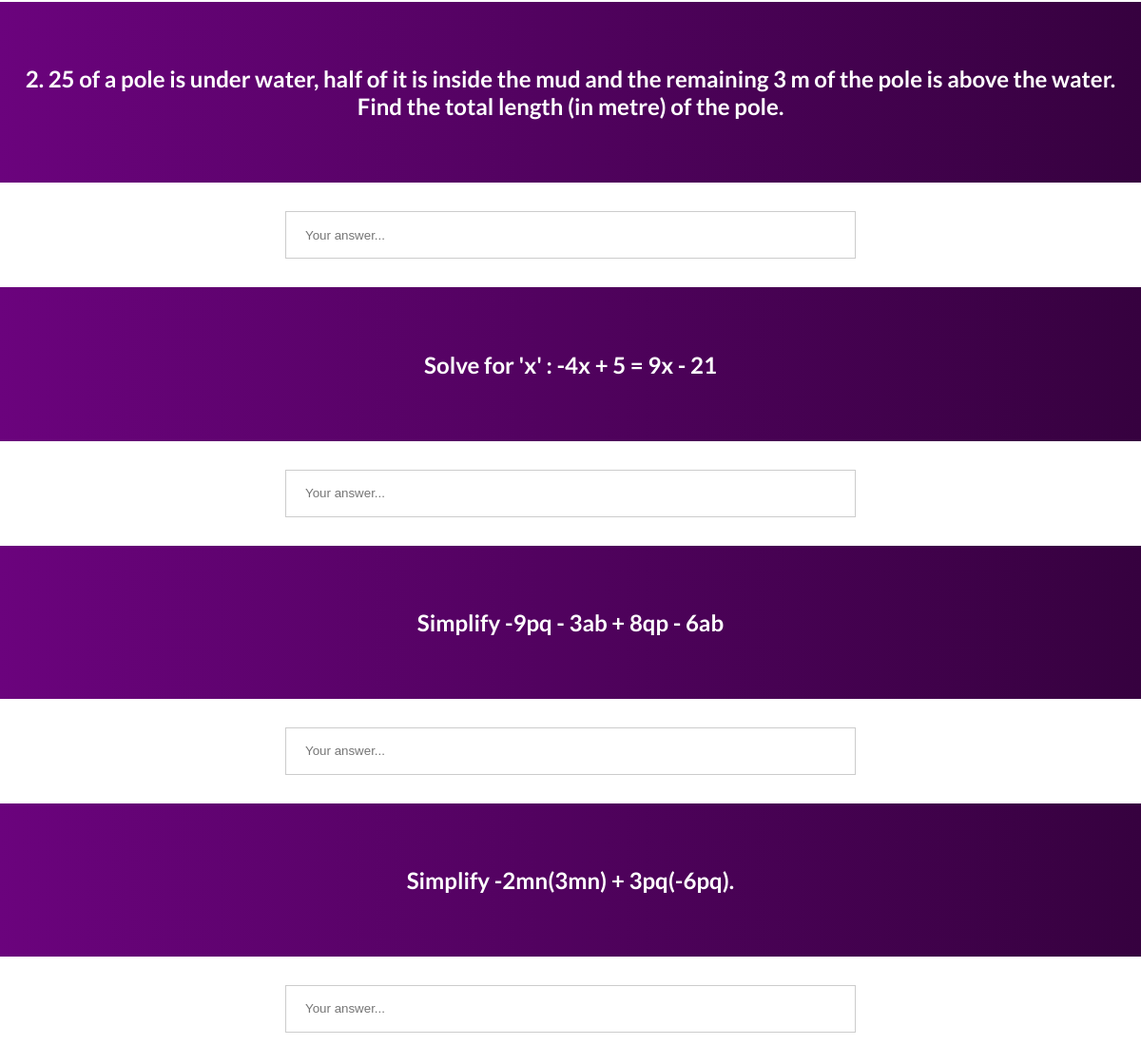
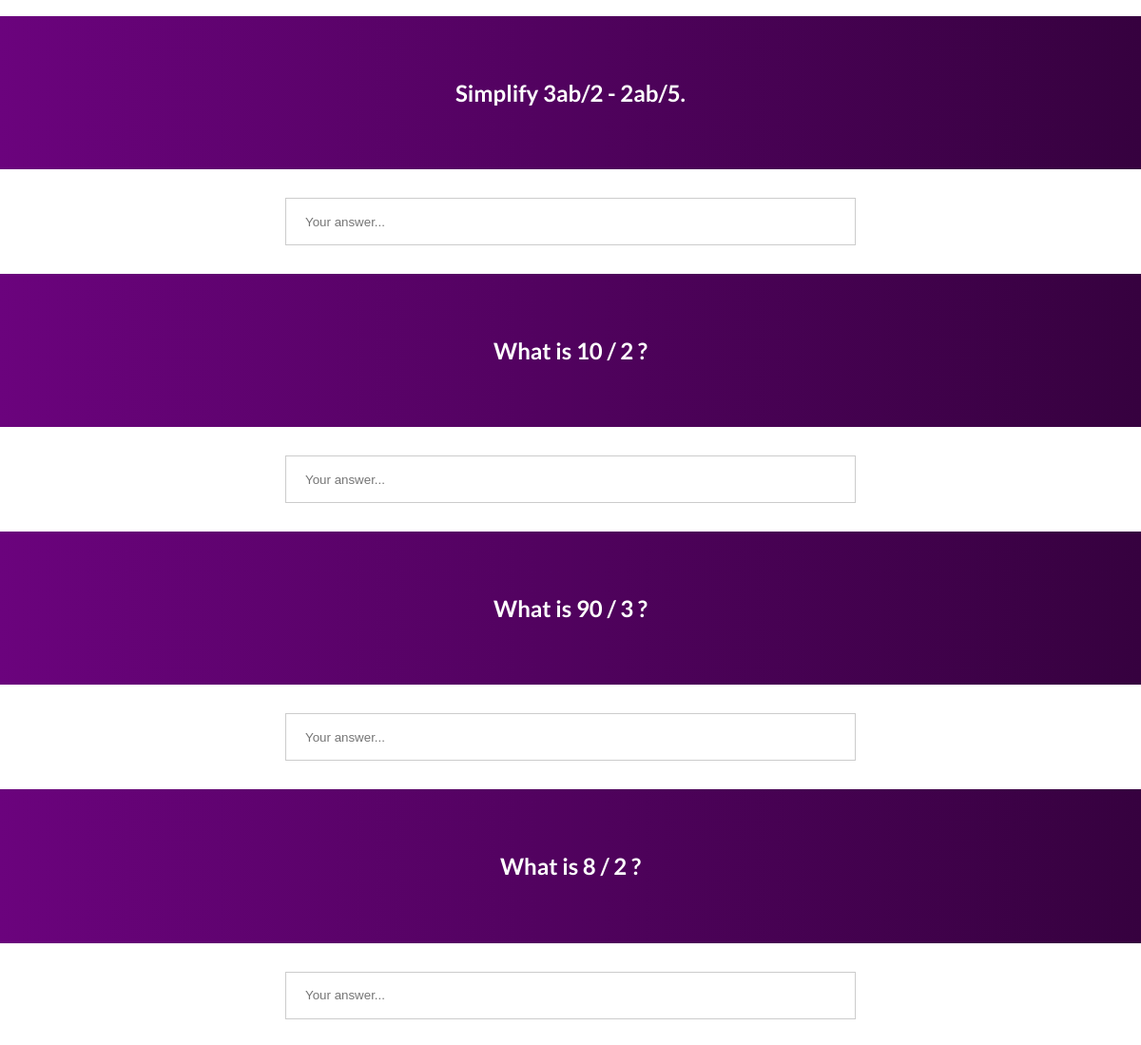
The app's page /evaluation/math (middle part), older data (2 pictures, top to bottom).
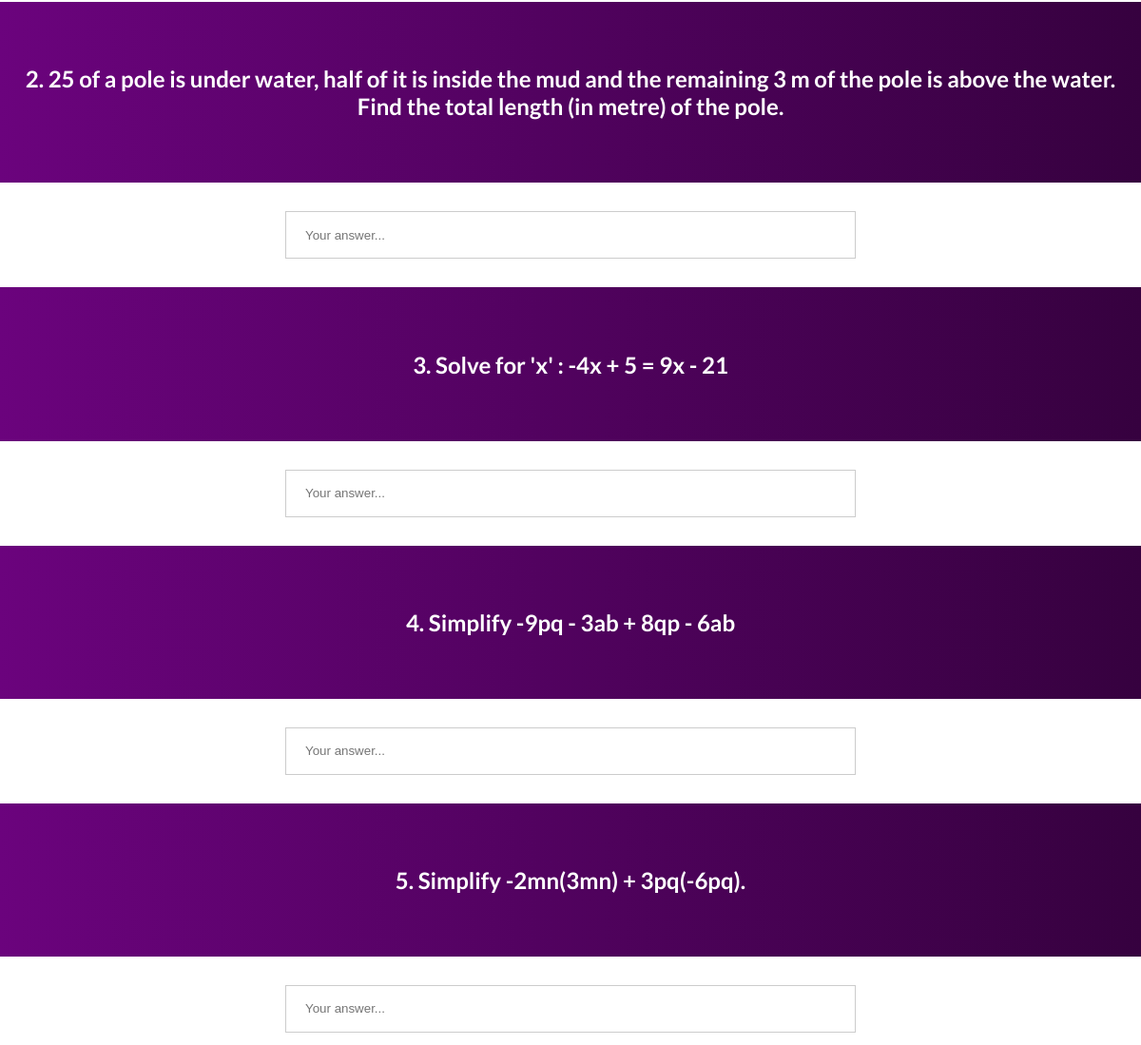
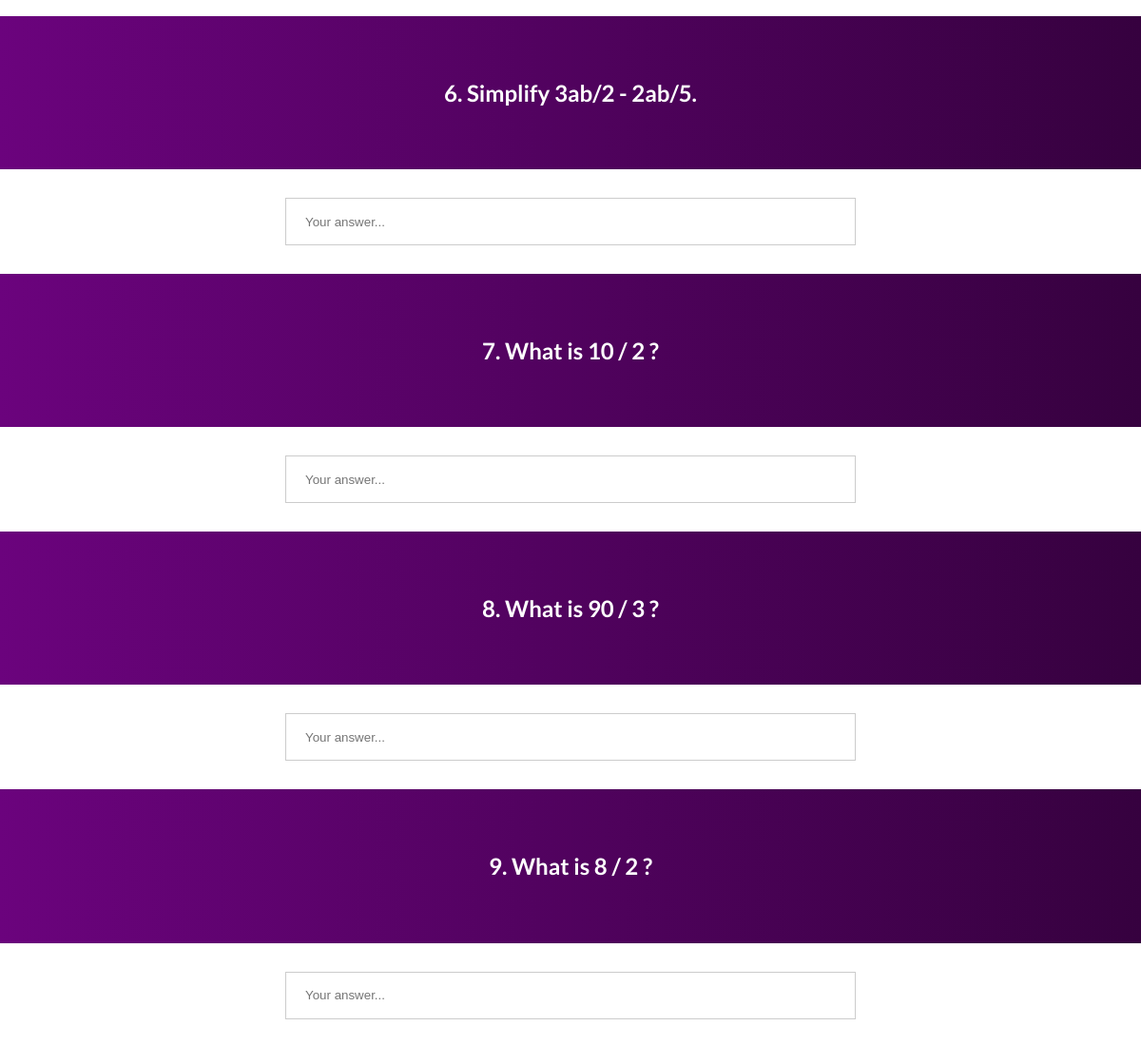
The same page, newer data (2 pictures, top to bottom).
### tutor/models.py (models this page shows, shortened)
class Quiz(models.Model):
    subjectName = models.CharField(max_length=100)
    topicName = models.CharField(max_length=100)
    questionNumber = models.CharField(max_length=100,default="0")
    question = models.TextField()
    questionImage = models.ImageField(null=True,blank=True,upload_to='quiz/')
    nameTag = models.CharField(max_length=100,default=0)
    correctAnswer = models.CharField(max_length=1000)

### tutor/views.py (the view, shortened to what this page needs)
# urls.py: path('evaluation/math',mathQuizView.as_view(),name='mathQ'),
class mathQuizView(CreateView):
    template_name = "test.html"
    model = mathQuizResult
    fields = ['studentName','q1','q2','q3','q4','q5','q6','q7','q8','q9','q10']
    extra_context = {'quizQuestions':Quiz.objects.filter(subjectName="Mathematics")}
    success_url = 'mathresult'

### templates/test.html (shortened to what this page needs)
<!DOCTYPE html>
{% extends 'base.html' %}
{% load static %}
    {% block extrahead %}
    <link rel="stylesheet" href="{% static 'css/test.css' %}">
    {% endblock %}
    {% block content %}
    <div class="main-body">
        <form action="" method="post" enctype="multipart/form-data" autocomplete="off">
            {% for i in quizQuestions %}
            <div class="questions">
                <div class="header">
                    <h1>{{ i.question }}</h1>
                </div>
                <div class="options">
                    <input type="text" name="{{ i.nameTag }}" id="{{ i.nameTag }}" placeholder="Your answer...">
                </div>
            </div>
            {% endfor %}
        </form>
    </div>
    {% endblock content %}

### templates/base.html (shortened to what this page needs)
<!DOCTYPE html>
{% load static %}
<html lang="en">
<head>
    <link rel="stylesheet" href="{% static 'css/base.css' %}">
    {% block extrahead %}{% endblock %}
</head>
<body>
    {% block content %}
    {% endblock content %}
</body>
</html>

### static/css/base.css (style rules this page uses)
:root { --font: 'Lato', sans-serif; }
body { margin: 0; font-family: var(--font); }
.header { width: 100%; margin: 0; color: white; background: rgb(107, 3, 125); background: linear-gradient(90deg, rgba(107, 3, 125, 1) 0%, rgba(54, 1, 63, 1) 100%); padding: 50px 0; text-align: center; font-weight: 900; }
input[type=text], input[type=password], input[type=number], input[type=email], select { width: 100%; padding: 12px 20px; display: inline-block; border: 1px solid #ccc; box-sizing: border-box; }
.model3 .model-content label, input[type=text], input[type=number], input[type=email], input[type=password], textarea { margin: 5px 5px 10px 0px; }
@media screen and (min-width: 1024px) { .header h1 { font-size: 3.5rem; } }

### static/css/test.css (style rules this page uses)
.main-body { margin-bottom: 20px; }
.questions { display: flex; flex-direction: column; }
.options { width: 100%; display: flex; justify-content: center; }
input[type=text] { width: 50%; height: 50px; margin: 30px; padding: 0 20px; }
.header h1 { padding: 0 20px; }
@media screen and (min-width: 1024px) { .header h1 { font-size: 1.5rem !important; } }

Row changes from the older to the newer data that the page shows:
changed Quiz: question "Solve for 'x' : -4x + 5 = 9x - 21" → "3. Solve for 'x' : -4x + 5 = 9x - 21"
changed Quiz: question "Simplify -9pq - 3ab + 8qp - 6ab" → "4. Simplify -9pq - 3ab + 8qp - 6ab"
changed Quiz: question "Simplify -2mn(3mn) + 3pq(-6pq)." → "5. Simplify -2mn(3mn) + 3pq(-6pq)."
changed Quiz: question "Simplify 3ab/2 - 2ab/5." → "6. Simplify 3ab/2 - 2ab/5."
changed Quiz: question "What is 10 / 2 ?" → "7. What is 10 / 2 ?"
changed Quiz: question "What is 90 / 3 ?" → "8. What is 90 / 3 ?"
changed Quiz: question "What is 8 / 2 ?" → "9. What is 8 / 2 ?"
